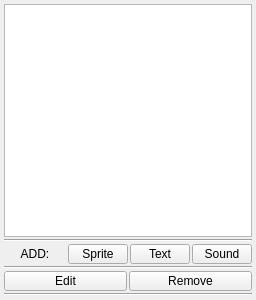
<?xml version="1.0" encoding="UTF-8"?>
<ui version="4.0">
 <class>EntityManagerWidget</class>
 <widget class="QWidget" name="EntityManagerWidget">
  <property name="geometry">
   <rect>
    <x>0</x>
    <y>0</y>
    <width>256</width>
    <height>300</height>
   </rect>
  </property>
  <property name="sizePolicy">
   <sizepolicy hsizetype="Maximum" vsizetype="Minimum">
    <horstretch>0</horstretch>
    <verstretch>0</verstretch>
   </sizepolicy>
  </property>
  <property name="minimumSize">
   <size>
    <width>256</width>
    <height>300</height>
   </size>
  </property>
  <property name="maximumSize">
   <size>
    <width>256</width>
    <height>16777215</height>
   </size>
  </property>
  <property name="windowTitle">
   <string>Form</string>
  </property>
  <property name="autoFillBackground">
   <bool>true</bool>
  </property>
  <layout class="QGridLayout" name="gridLayout_2">
   <property name="margin">
    <number>4</number>
   </property>
   <property name="spacing">
    <number>2</number>
   </property>
   <item row="0" column="0">
    <layout class="QVBoxLayout" name="verticalLayout">
     <property name="spacing">
      <number>2</number>
     </property>
     <item>
      <widget class="QListWidget" name="listWidget"/>
     </item>
     <item>
      <widget class="Line" name="line_2">
       <property name="orientation">
        <enum>Qt::Horizontal</enum>
       </property>
      </widget>
     </item>
     <item>
      <layout class="QHBoxLayout" name="horizontalLayout">
       <property name="spacing">
        <number>2</number>
       </property>
       <item>
        <widget class="QLabel" name="label">
         <property name="maximumSize">
          <size>
           <width>16777215</width>
           <height>20</height>
          </size>
         </property>
         <property name="text">
          <string>ADD:</string>
         </property>
         <property name="alignment">
          <set>Qt::AlignCenter</set>
         </property>
        </widget>
       </item>
       <item>
        <widget class="QPushButton" name="pushButton">
         <property name="maximumSize">
          <size>
           <width>60</width>
           <height>20</height>
          </size>
         </property>
         <property name="text">
          <string>Sprite</string>
         </property>
        </widget>
       </item>
       <item>
        <widget class="QPushButton" name="pushButton_2">
         <property name="maximumSize">
          <size>
           <width>60</width>
           <height>20</height>
          </size>
         </property>
         <property name="text">
          <string>Text</string>
         </property>
        </widget>
       </item>
       <item>
        <widget class="QPushButton" name="pushButton_3">
         <property name="maximumSize">
          <size>
           <width>60</width>
           <height>20</height>
          </size>
         </property>
         <property name="text">
          <string>Sound</string>
         </property>
        </widget>
       </item>
      </layout>
     </item>
    </layout>
   </item>
   <item row="2" column="0">
    <layout class="QHBoxLayout" name="horizontalLayout_2">
     <item>
      <widget class="QPushButton" name="pushButton_4">
       <property name="maximumSize">
        <size>
         <width>16777215</width>
         <height>20</height>
        </size>
       </property>
       <property name="text">
        <string>Edit</string>
       </property>
      </widget>
     </item>
     <item>
      <widget class="QPushButton" name="pushButton_5">
       <property name="maximumSize">
        <size>
         <width>16777215</width>
         <height>20</height>
        </size>
       </property>
       <property name="text">
        <string>Remove</string>
       </property>
      </widget>
     </item>
    </layout>
   </item>
   <item row="3" column="0">
    <widget class="Line" name="line">
     <property name="orientation">
      <enum>Qt::Horizontal</enum>
     </property>
    </widget>
   </item>
   <item row="1" column="0">
    <widget class="Line" name="line_3">
     <property name="orientation">
      <enum>Qt::Horizontal</enum>
     </property>
    </widget>
   </item>
  </layout>
 </widget>
 <resources/>
 <connections/>
</ui>
